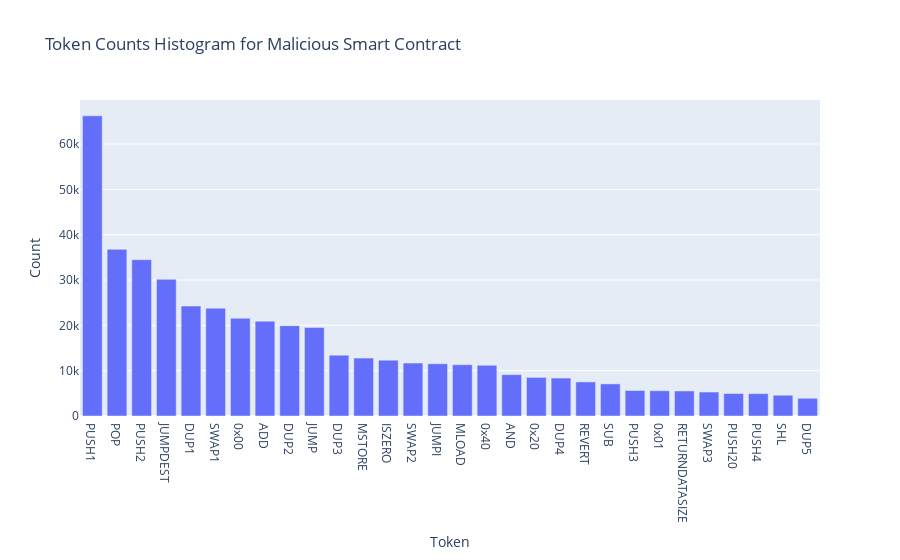

Notebook cell for this chart:
### Code cell
fig = px.bar(token_counts_df_1[:30], x='Token', y='Count',
             labels={'Token': 'Token', 'Count': 'Count'}, 
             title='Token Counts Histogram for Malicious Smart Contract')
fig.show()

### Figure 1 — Plotly figure (JSON) as saved in the notebook; plotly's stock layout.template omitted (floating-point values rounded to 4 significant figures)
{"data": [{"alignmentgroup": "True", "hovertemplate": "Token=%{x}<br>Count=%{y}<extra></extra>", "legendgroup": "", "marker": {"color": "#636efa", "pattern": {"shape": ""}}, "name": "", "offsetgroup": "", "orientation": "v", "showlegend": false, "textposition": "auto", "type": "bar", "x": ["PUSH1", "POP", "PUSH2", "JUMPDEST", "DUP1", "SWAP1", "0x00", "ADD", "DUP2", "JUMP", "DUP3", "MSTORE", "ISZERO", "SWAP2", "JUMPI", "MLOAD", "0x40", "AND", "0x20", "DUP4", "REVERT", "SUB", "PUSH3", "0x01", "RETURNDATASIZE", "SWAP3", "PUSH20", "PUSH4", "SHL", "DUP5"], "xaxis": "x", "y": [66229, 36772, 34490, 30143, 24264, 23795, 21571, 20919, 19926, 19514, 13420, 12776, 12324, 11676, 11530, 11317, 11192, 9124, 8511, 8375, 7520, 7084, 5623, 5577, 5524, 5289, 4963, 4933, 4586, 3909], "yaxis": "y"}], "layout": {"barmode": "relative", "legend": {"tracegroupgap": 0}, "title": {"text": "Token Counts Histogram for Malicious Smart Contract"}, "xaxis": {"anchor": "y", "domain": [0, 1], "title": {"text": "Token"}}, "yaxis": {"anchor": "x", "domain": [0, 1], "title": {"text": "Count"}}}}
